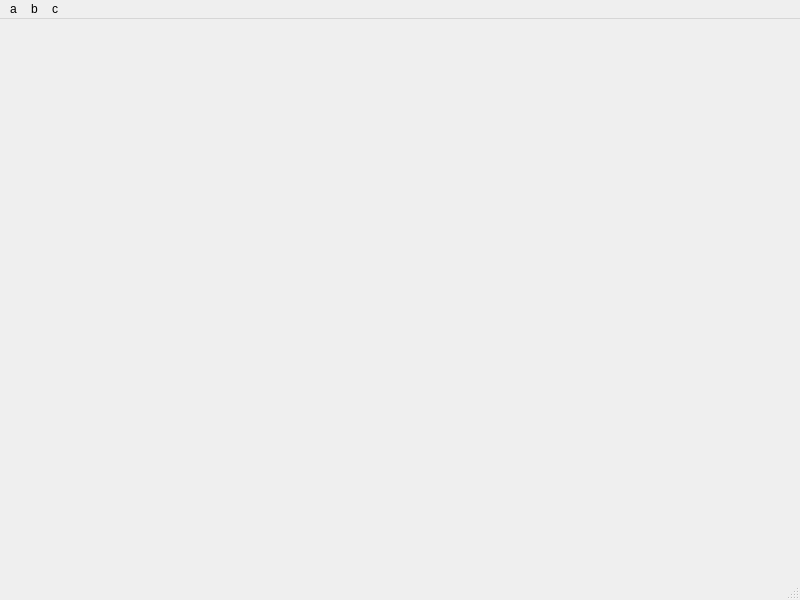
<?xml version="1.0" encoding="UTF-8"?>
<ui version="4.0">
 <class>MainWindow</class>
 <widget class="QMainWindow" name="MainWindow">
  <property name="geometry">
   <rect>
    <x>0</x>
    <y>0</y>
    <width>800</width>
    <height>600</height>
   </rect>
  </property>
  <property name="windowTitle">
   <string>MainWindow</string>
  </property>
  <widget class="QWidget" name="centralwidget"/>
  <widget class="QMenuBar" name="menubar">
   <property name="geometry">
    <rect>
     <x>0</x>
     <y>0</y>
     <width>800</width>
     <height>21</height>
    </rect>
   </property>
   <widget class="QMenu" name="menuA">
    <property name="title">
     <string>a</string>
    </property>
    <addaction name="action1"/>
    <addaction name="action2"/>
   </widget>
   <widget class="QMenu" name="menuB">
    <property name="title">
     <string>b</string>
    </property>
    <addaction name="action3"/>
    <addaction name="action4"/>
   </widget>
   <widget class="QMenu" name="menuC">
    <property name="title">
     <string>c</string>
    </property>
    <addaction name="action5"/>
    <addaction name="action6"/>
   </widget>
   <addaction name="menuA"/>
   <addaction name="menuB"/>
   <addaction name="menuC"/>
  </widget>
  <widget class="QStatusBar" name="statusbar"/>
  <action name="action1">
   <property name="text">
    <string>1</string>
   </property>
  </action>
  <action name="action2">
   <property name="text">
    <string>2</string>
   </property>
  </action>
  <action name="action3">
   <property name="text">
    <string>3</string>
   </property>
  </action>
  <action name="action4">
   <property name="text">
    <string>4</string>
   </property>
  </action>
  <action name="action5">
   <property name="text">
    <string>5</string>
   </property>
  </action>
  <action name="action6">
   <property name="text">
    <string>6</string>
   </property>
  </action>
 </widget>
 <resources/>
 <connections/>
</ui>
